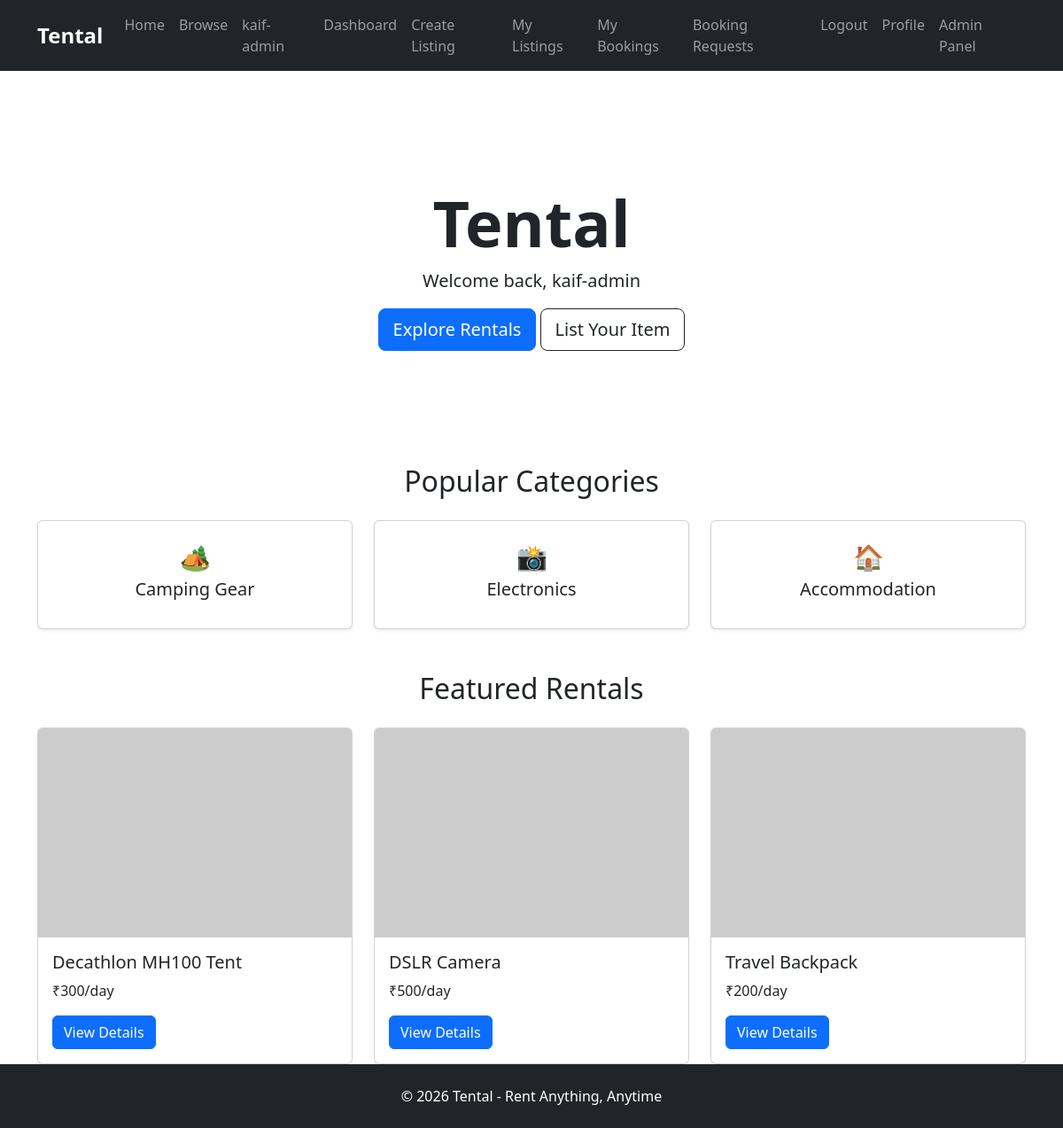
Page / (signed in) on the earlier database version.
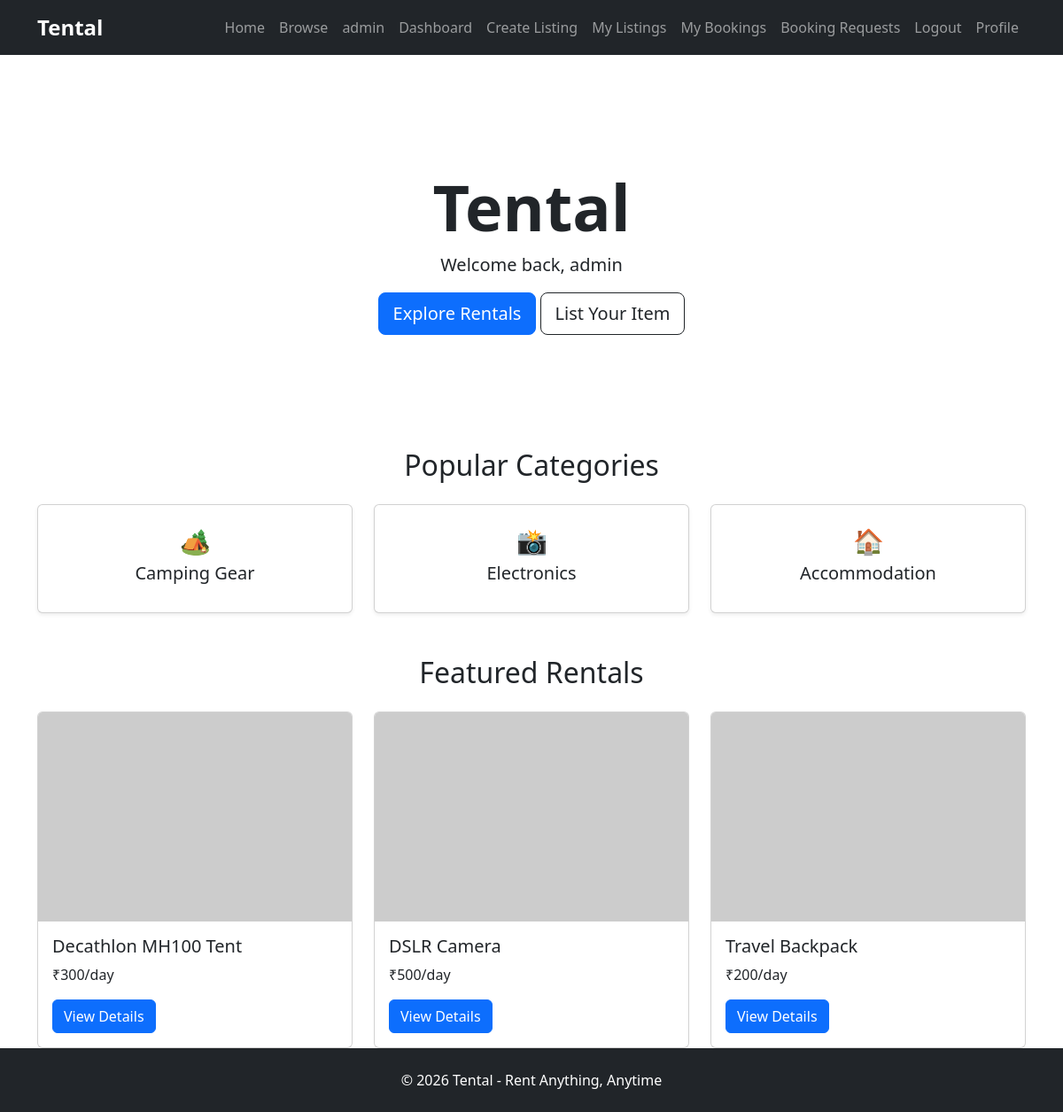
Same page on the later database version.
### models/user.py (models this page shows)
class User(UserMixin, db.Model):
    id = db.Column(db.Integer, primary_key=True)
    name = db.Column(
        db.String(100),
        nullable=False
    )
    email = db.Column(
        db.String(120),
        unique=True,
        nullable=False
    )
    password = db.Column(
        db.String(255),
        nullable=False
    )
    rentals = db.relationship(
        "RentalItem",
        backref="owner",
        lazy=True
    )
    is_admin = db.Column(
        db.Boolean,
        default=True
    )
    is_active_user = db.Column(
        db.Boolean,
        default=True
    )
    bookings = db.relationship(
        "Booking",
        backref="user",
        lazy=True
    )
    reviews = db.relationship(
        "Review",
        backref="user",
        lazy=True
    )

### routes/main.py (the view)
@main.route("/")
def home():
    return render_template("index.html")

### models/user.py (called while the page is built)
@login_manager.user_loader
def load_user(user_id):
    return User.query.get(int(user_id))

### templates/index.html
{% extends "base.html" %} {% block content %}
<div id="hero-section" class="container mt-5 text-center">
  <h1 class="display-2 fw-bold">Tental</h1>
  {% if current_user.is_authenticated %}
  <p class="lead">Welcome back, {{ current_user.name }}</p>
  {% endif %}
  <a href="#" class="btn btn-primary btn-lg"> Explore Rentals </a>
  <a href="#" class="btn btn-outline-dark btn-lg"> List Your Item </a>
</div>
<div id="categories-section" class="container mt-5">
  <h2 class="text-center mb-4">Popular Categories</h2>
  <div class="row g-4">
    <div class="col-md-4">
      <div class="card text-center p-4 shadow-sm">
        <h3>🏕️</h3>
        <h5>Camping Gear</h5>
      </div>
    </div>
    <div class="col-md-4">
      <div class="card text-center p-4 shadow-sm">
        <h3>📸</h3>
        <h5>Electronics</h5>
      </div>
    </div>
    <div class="col-md-4">
      <div class="card text-center p-4 shadow-sm">
        <h3>🏠</h3>
        <h5>Accommodation</h5>
      </div>
    </div>
  </div>
</div>
<div id="featured-rentals-section" class="container mt-5">
  <h2 class="text-center mb-4">Featured Rentals</h2>
  <div class="row g-4">
    <div class="col-md-4">
      <div class="card">
        <img src="https://placehold.co/600x400" class="card-img-top" />
        <div class="card-body">
          <h5>Decathlon MH100 Tent</h5>
          <p>₹300/day</p>
          <a href="#" class="btn btn-primary">View Details</a>
        </div>
      </div>
    </div>
    <div class="col-md-4">
      <div class="card">
        <img src="https://placehold.co/600x400" class="card-img-top" />
        <div class="card-body">
          <h5>DSLR Camera</h5>
          <p>₹500/day</p>
          <a href="#" class="btn btn-primary">View Details</a>
        </div>
      </div>
    </div>
    <div class="col-md-4">
      <div class="card">
        <img src="https://placehold.co/600x400" class="card-img-top" />
        <div class="card-body">
          <h5>Travel Backpack</h5>
          <p>₹200/day</p>
          <a href="#" class="btn btn-primary">View Details</a>
        </div>
      </div>
    </div>
  </div>
</div>
{% endblock %}

### templates/base.html (shortened to what this page needs)
<!doctype html>
<html lang="en">
  <head>
    <link
      href="https://cdn.jsdelivr.net/npm/bootstrap@5.3.7/dist/css/bootstrap.min.css"
      rel="stylesheet"
    />
    <link
      rel="stylesheet"
      href="{{ url_for('static', filename='css/style.css') }}"
    />
  </head>
  <body>
    <nav class="navbar navbar-expand-lg navbar-dark bg-dark">
      <div class="container">
        <a class="navbar-brand" href="#">Tental</a>
        <div class="navbar-nav ms-auto">
          <a class="nav-link" href="{{ url_for('main.home') }}">Home</a>
          <a class="nav-link" href="{{ url_for('main.browse') }}">Browse</a>
          {% if current_user.is_authenticated %}
          <span class="nav-link"> {{ current_user.name }} </span>
          <a class="nav-link" href="{{ url_for('main.owner_dashboard') }}">
            Dashboard
          </a>
          <a class="nav-link" href="{{ url_for('main.create_listing') }}">
            Create Listing
          </a>
          <a class="nav-link" href="{{ url_for('main.my_listings') }}">
            My Listings
          </a>
          <a class="nav-link" href="{{ url_for('main.my_bookings') }}">
            My Bookings
          </a>
          <a class="nav-link" href="{{ url_for('main.booking_requests') }}">
            Booking Requests
          </a>
          <a class="nav-link" href="{{ url_for('auth.logout') }}"> Logout </a>
          <a class="nav-link" href="{{ url_for('main.profile') }}"> Profile </a>
          {% if current_user.is_authenticated and current_user.is_admin %}
          <a class="nav-link" href="{{ url_for('main.admin_dashboard') }}">
            Admin Panel
          </a>
          {% endif %} {% else %}
          <a class="nav-link" href="{{ url_for('auth.login') }}"> Login </a>
          <a class="nav-link" href="{{ url_for('auth.register') }}">
            Register
          </a>
          {% endif %}
        </div>
      </div>
    </nav>
    <main class="flex-grow-1">{% block content %} {% endblock %}</main>
    <footer id="footer-section" class="bg-dark text-white text-center py-4">
      <p class="mb-0">© 2026 Tental - Rent Anything, Anytime</p>
    </footer>
  </body>
</html>

### static/css/style.css (style rules this page uses)
:root { --primary-color: #2E8B57; --secondary-color: #1E293B; }
html, body { height: 100%; }
body { display: flex; flex-direction: column; }
#footer-section { margin-top: auto; }
.navbar-brand { font-size: 1.5rem; font-weight: 700; }
#hero-section { padding: 80px 0; }
#categories-section .card { transition: 0.3s; }

Differences in the rows shown:
changed User: name "kaif-admin" → "admin"; is_admin True → False (drawn)
Other differences:
text no longer shown: "Admin Panel"
